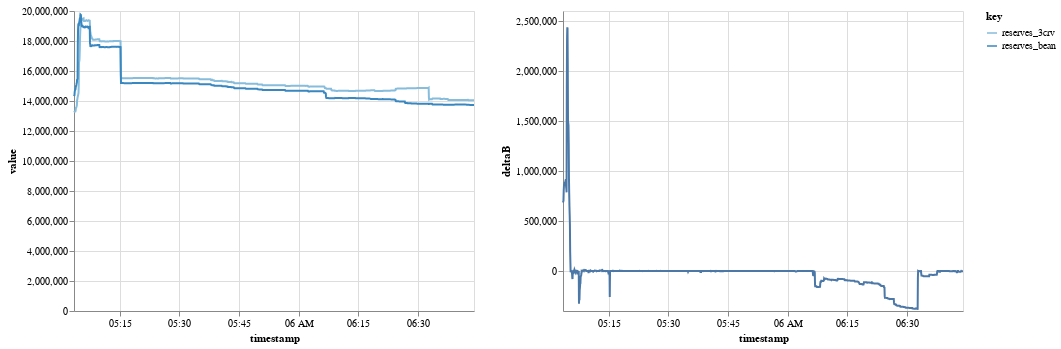

Notebook cell for this chart:
### Code cell
base = alt.Chart(df[['timestamp', 'reserves_3crv', 'reserves_bean', 'deltaB']])
left = (
    base
    .transform_filter("datum.key != 'deltaB'")
    .transform_fold(['reserves_3crv', 'reserves_bean'])
    .mark_line()
    .encode(
        x="timestamp:T", 
        y="value:Q", 
        color="key:O", 
    )
)
right = (
    base
    .mark_line()
    .encode(
        x="timestamp:T", 
        y="deltaB:Q", 
    )
)
left | right

### Figure 1 — Vega-Lite specification as saved in the notebook (floating-point values rounded to 4 significant figures; data arrays with more than 128 entries replaced by an {"elided": "..."} marker saying what was removed)
{"config": {"view": {"continuousWidth": 400, "continuousHeight": 300}}, "hconcat": [{"mark": "line", "encoding": {"color": {"field": "key", "type": "ordinal"}, "x": {"field": "timestamp", "type": "temporal"}, "y": {"field": "value", "type": "quantitative"}}, "transform": [{"filter": "datum.key != 'deltaB'"}, {"fold": ["reserves_3crv", "reserves_bean"]}]}, {"mark": "line", "encoding": {"x": {"field": "timestamp", "type": "temporal"}, "y": {"field": "deltaB", "type": "quantitative"}}}], "data": {"name": "data-d10290ea0e76f6648e1118d67eb16c1c"}, "$schema": "https://vega.github.io/schema/vega-lite/v4.17.0.json", "datasets": {"data-d10290ea0e76f6648e1118d67eb16c1c": {"elided": "1677 records"}}}
